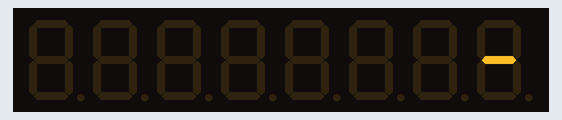
Recording of a sketch running on a simulated Arduino Uno, built with avr-gcc and run on an emulated ATmega328P. On the bench: 8-digit seven-segment display.

Above: at 1.22 s.
At 4.2 s:
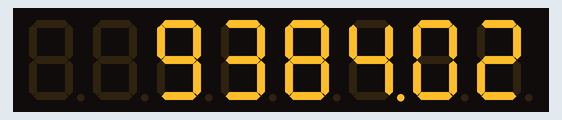

The sketch:

TEST_Display.ino
```cpp
#include <max7219.h>

// CLK -> D10
// CS -> D11
// DIN -> D12

MAX7219 max7219;
String dash = "-";

void display(String text, int dec) {
  while (text.length() < 6){
    text = " " + text;
  }
  max7219.DisplayChar(0, text[0], 0);
  max7219.DisplayChar(1, text[1], 0);
  max7219.DisplayChar(2, text[2], dec);
  max7219.DisplayChar(3, text[3], 0);
  max7219.DisplayChar(4, text[4], 0);
  max7219.DisplayChar(5, text[5], 0);

}

void start() {
  for (int i = 0; i < 6; i++) {
    for (int i = 0; i < 6; i++) {
      display(dash, 0);
      delay(40);
      dash += " ";
    }
    for (int i = 6; i > 0; i--) {
      dash = dash.substring(0, i);
      display(dash, 0);
      delay(40);
    }
  }
  max7219.Clear();
  delay(100);
}

void setup() {
  Serial.begin(9600);
  max7219.Begin();
  max7219.Clear();
  delay(1000);
  start();
}

void loop() {
  display("204839", 1);
}
```
